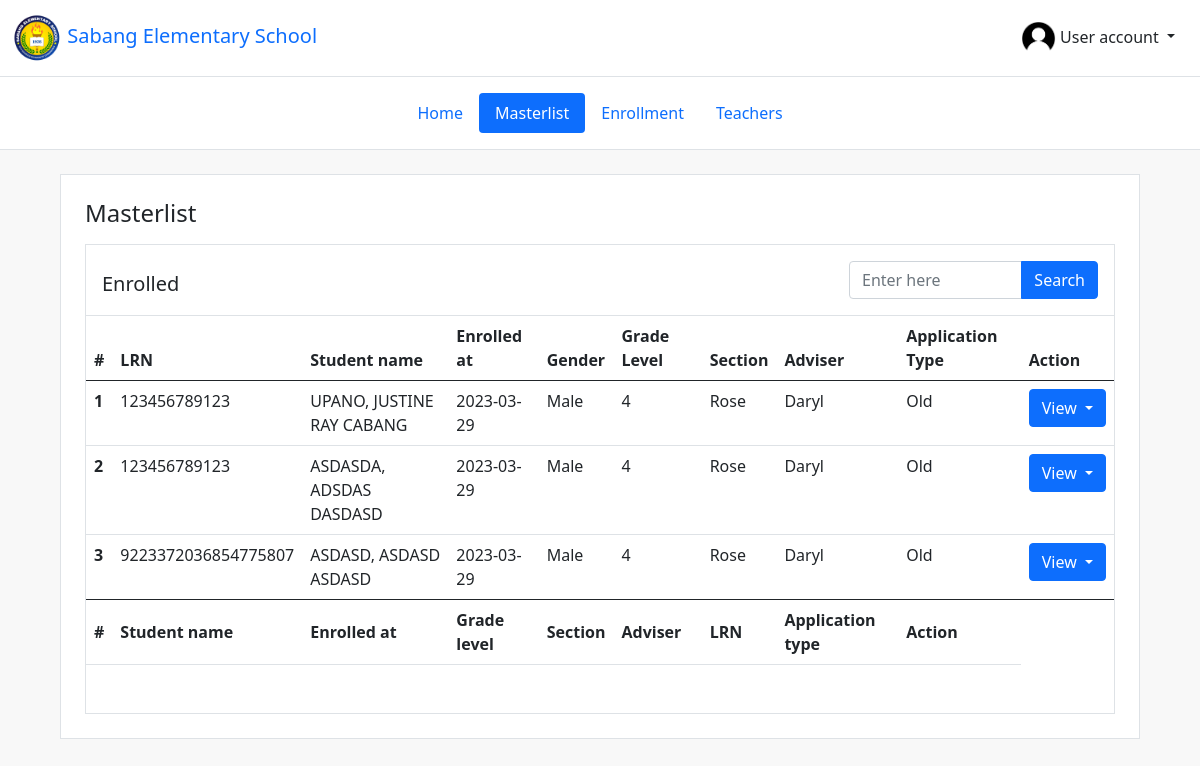
The page /masterlist.php on the database its author committed.
### tables this page shows
CREATE TABLE `students_table` (
  `id` int(11) NOT NULL COMMENT 'ID of students',
  `enrolled_at` date NOT NULL DEFAULT current_timestamp() COMMENT 'Date enrolled at',
  `updated_at` date DEFAULT NULL COMMENT 'Date updated at',
  `surname` text NOT NULL COMMENT 'Last name of the student',
  `first_name` text NOT NULL COMMENT 'First name of the student',
  `middle_name` text NOT NULL COMMENT 'Middle name of the student',
  `ext` text NOT NULL COMMENT 'Name extension',
  `image` blob NOT NULL COMMENT 'Student profile image',
  `lrn` bigint(12) NOT NULL COMMENT 'Learner''s reference number (LRN) of student',
  `sy` text NOT NULL COMMENT 'Current school year enrolled',
  `grade_level` text NOT NULL COMMENT 'Grade level to enroll',
  `birth_date` date NOT NULL COMMENT 'Birth date of the student',
  `gender` varchar(255) NOT NULL COMMENT 'Gender of the student',
  `religion` text NOT NULL COMMENT 'Religion of the student',
  `house_street` mediumtext NOT NULL COMMENT 'House number and street',
  `subdivision` mediumtext NOT NULL COMMENT 'Subdivision, village, or street',
  `barangay` mediumtext NOT NULL COMMENT 'Barangay',
  `city` mediumtext NOT NULL COMMENT 'City or municipality',
  `province` text NOT NULL COMMENT 'Province',
  `region` text NOT NULL COMMENT 'Region'
);

### includes/student_view.inc.php (called while the page is built, shortened)
<?php
include_once $_SERVER['DOCUMENT_ROOT'].'/sabanges/classes/Views/student.class.php';
$view === "masterlist" ? getAllIndex() : "";
function getAllIndex(){
    $obj = new StudentView();
    $obj->initIndex();
}

### classes/Database/dbh.class.php (called while the page is built)
<?php
class Dbh
{
    private $host = "localhost";
    private $user = "root";
    private $pwd = "";
    private $dbName = "sabanges_record_system";
    protected function connection()
    {
        $dsn = 'mysql:host=' . $this->host . ';dbname=' . $this->dbName;
        $conn = new PDO($dsn, $this->user, $this->pwd);
        $conn->setAttribute(PDO::ATTR_DEFAULT_FETCH_MODE, PDO::FETCH_ASSOC);
        return $conn;
    }
}

### classes/Models/student.class.php (called while the page is built, shortened)
<?php
include_once $_SERVER['DOCUMENT_ROOT'].'/sabanges/classes/Database/dbh.class.php';
class Student extends \Dbh{
    protected function index(){
        try{
            $sql = "SELECT * FROM students_table;";
            $stmt = $this->connection()->prepare($sql);
            $stmt->execute();
            $results = $stmt->fetchAll();
            return $results;
        }
        catch(PDOException $e) {
            echo "Error: " . $e->getMessage();
        }
    }
}

### classes/Views/student.class.php (the view, shortened to what this page needs)
<?php
include $_SERVER['DOCUMENT_ROOT'].'/sabanges/classes/Models/student.class.php';
class StudentView extends \Models\Student{
    public function initIndex(){
        $results = $this->index();
        ?>
        <table class="table table-hover student-table mb-5">
        <thead>
          <tr>
              <th scope="col">#</th>
              <th scope="col">LRN</th>
              <th scope="col">Student name</th>
              <th scope="col">Enrolled at</th>
              <th scope="col">Gender</th>
              <th scope="col">Grade Level</th>
              <th scope="col">Section</th>
              <th scope="col">Adviser</th>
              <th scope="col">Application Type</th>
              <th scope="col">Action</th>
          </tr>
          </thead>
          <tbody>
            <?php
                foreach ($results as $row) {
            ?>
                <tr>
                    <th scope="row"><?= $row['id'] ?></th>
                    <td><?= $row['lrn'] ?></td>
                    <td><?= strtoupper($row['surname']) . ', ' . strtoupper($row['first_name']) . ' ' . strtoupper($row['middle_name'])  ?></td>
                    <td><?= $row['enrolled_at'] ?></td>
                    <td><?= $row['gender'] ?></td>
                    <td>4</td>
                    <td>Rose</td>
                    <td>Daryl</td>
                    <td>Old</td>
                    <td>
                    <div class="dropdown ml-auto">
                        <a
                        class="btn dropdown-toggle btn-primary"
                        href="#"
                        role="button"
                        id="dropdownMenuLink"
                        data-bs-toggle="dropdown"
                        aria-expanded="false"
                        >
                        View
                        </a>
                    </div>
                    </td>
                </tr>
            <?php
                }
            ?>
          </tbody>
          <tfoot>
          <th scope="col">#</th>
          <th scope="col">Student name</th>
          <th scope="col">Enrolled at</th>
          <th scope="col">Grade level</th>
          <th scope="col">Section</th>
          <th scope="col">Adviser</th>
          <th scope="col">LRN</th>
          <th scope="col">Application type</th>
          <th scope="col">Action</th>
          </tfoot>
        </table>
        <?php
    }
}
        ?>

### styles/style.css (style rules this page uses)
:root { --nav-border: rgba(128, 128, 128, 0.226); --lightgrey: rgb(230, 230, 230); }
* { margin: 0; padding: 0; box-sizing: border-box; }
body { background-color: rgb(248, 248, 248); overflow-x: hidden; }

### rows shown on the page
students_table: id "1", lrn "123456789123", surname "UPANO", first_name "JUSTINE RAY", middle_name "CABANG", enrolled_at "2023-03-29", gender "Male"
students_table: id "2", lrn "123456789123", surname "ASDASDA", first_name "ADSDAS", middle_name "DASDASD", enrolled_at "2023-03-29", gender "Male"
students_table: id "3", lrn "9223372036854775807", surname "ASDASD", first_name "ASDASD", middle_name "ASDASD", enrolled_at "2023-03-29", gender "Male"
